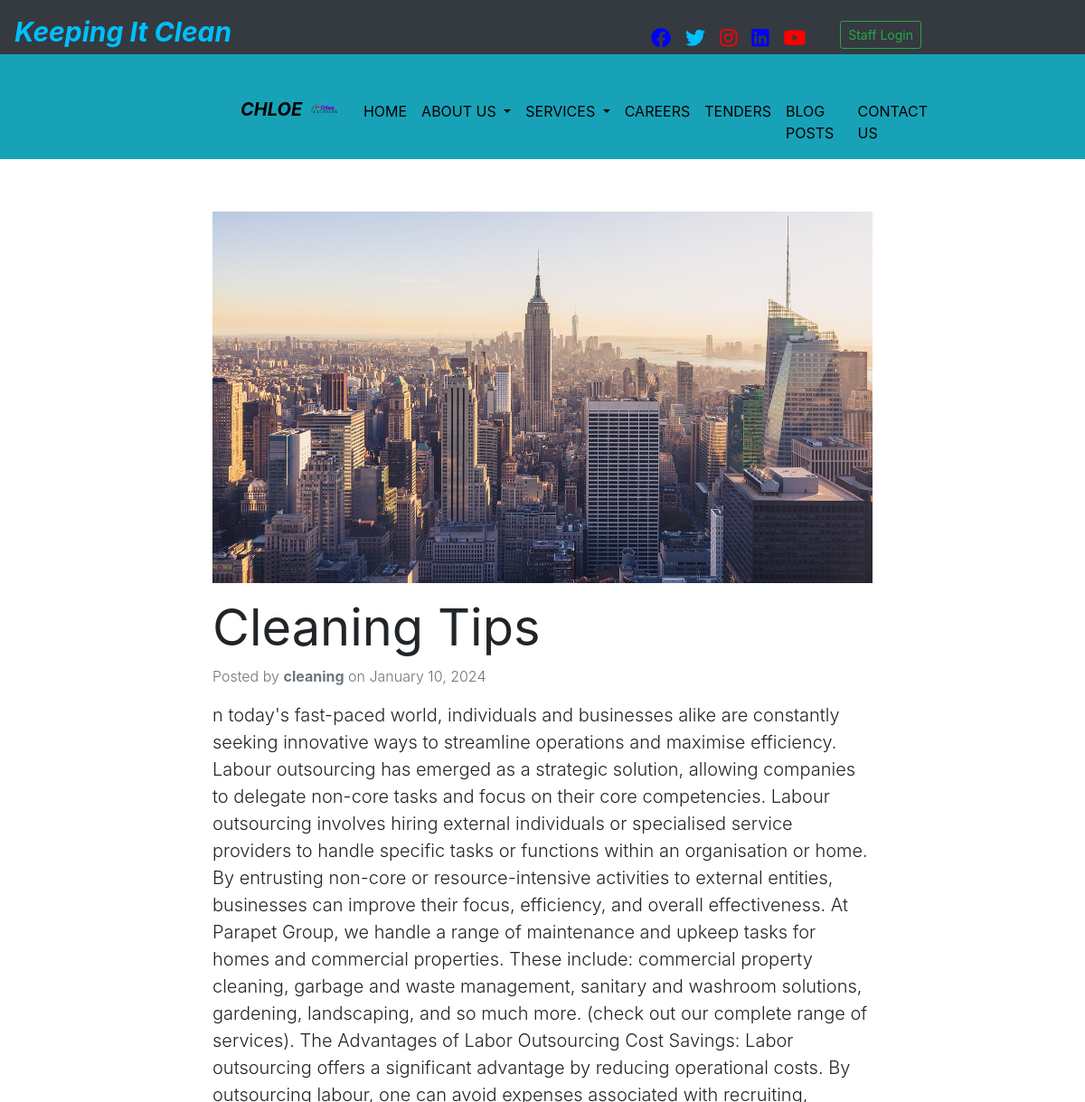
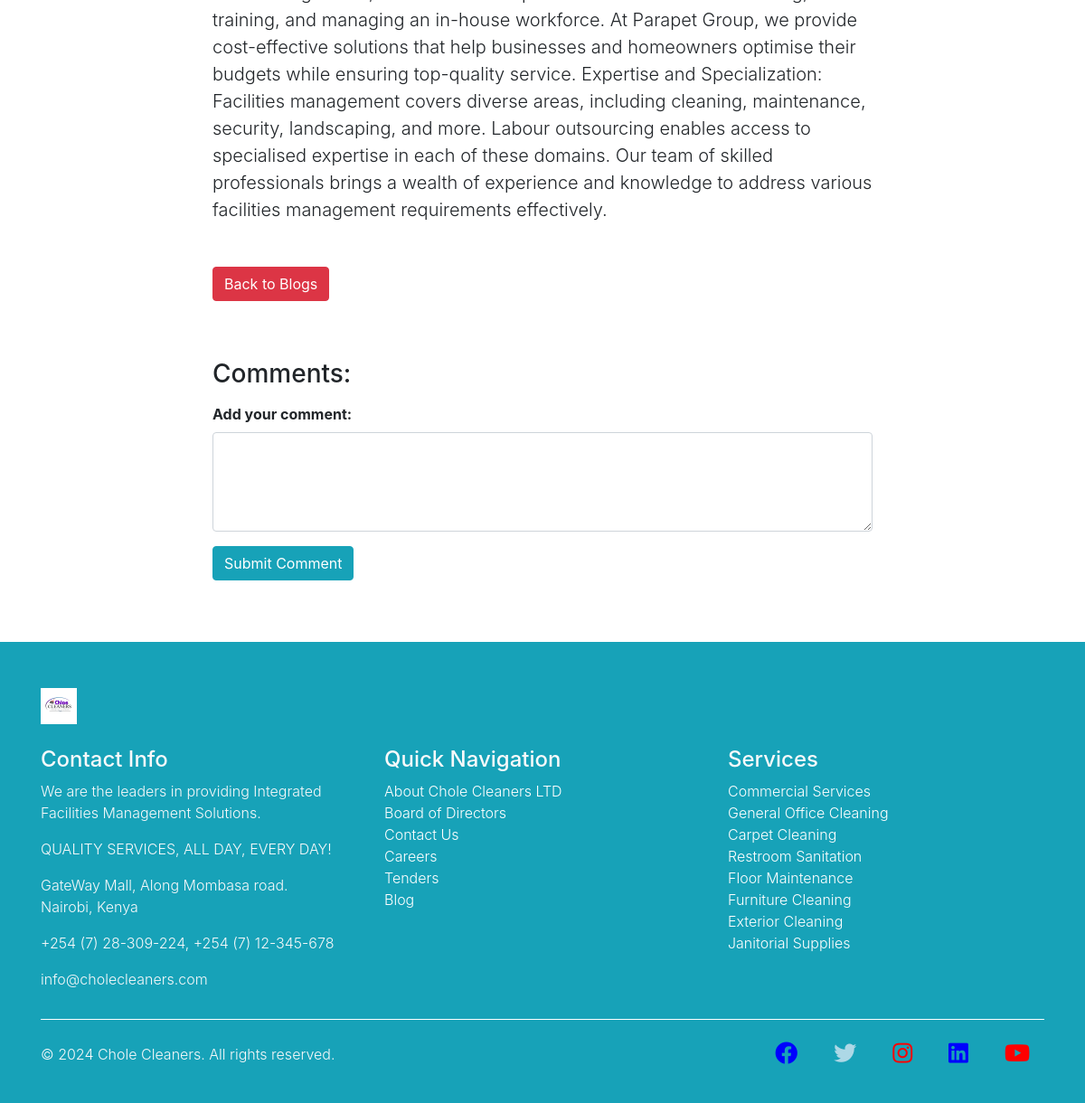
Page /blog/1/ on the committed database (2 pictures, top to bottom).
### chole_cleaners/models.py (models this page shows, shortened)
class Blog(models.Model):
    title = models.CharField(max_length=200)
    content = models.TextField()
    photo = models.ImageField(upload_to='media/', blank=True, null=True)
    author = models.ForeignKey(User, on_delete=models.CASCADE, null=True, blank=True)
    date_posted = models.DateTimeField(auto_now_add=True, null=True, blank=True)
    class Meta:
        verbose_name_plural = "Blogs"

### chole_cleaners/views.py (the view)
# urls.py: path('blog/<int:pk>/', BlogDetailView.as_view(), name='blog_detail'),
class BlogDetailView(DetailView):
    model = Blog
    template_name = 'blog_detail.html'
    context_object_name = 'blog_item'

### templates/blog_detail.html (shortened to what this page needs)
{% extends 'base.html' %}
{% block content %}
  <section id="blog-detail" class="py-5">
    <div class="container">
      <div class="row">
        <div class="col-md-8 offset-md-2">
          <article class="mb-5">
            <img src="{{ blog_item.photo.url }}" alt="{{ blog_item.title }}" class="img-fluid mb-3">
            <h2 class="display-4" style="font-weight: bolder;">{{ blog_item.title }}</h2>
            <p class="blog-meta text-muted">Posted by <span class="author font-weight-bold">{{ blog_item.author.username }}</span> on <span class="date">{{ blog_item.date_posted|date:"F d, Y" }}</span></p>
            <p class="lead">{{ blog_item.content }}</p>
          </article>
        </div>
      </div>
      <div class="row">
        <div class="col-md-8 offset-md-2">
          <a href="{% url 'blogs' %}" class="btn btn-danger mb-3">Back to Blogs</a>
          <h3 class="mt-5 mb-3">Comments:</h3>
          <form method="post" action="{% url 'add_comment' blog_item.id %}">
            <div class="form-group">
              <label for="comment" class="font-weight-bold">Add your comment:</label>
              <textarea name="comment" id="comment" class="form-control" rows="4" required></textarea>
            </div>
            <button type="submit" class="btn btn-info">Submit Comment</button>
          </form>
        </div>
      </div>
    </div>
  </section>
{% endblock %}

### templates/base.html (style rules this page uses)
body { font-style: normal; font-weight: 300; font-family-sans-serif: "Roboto",sans-serif; font-family-monospace: SFMono-Regular,Menlo,Monaco ,Consolas,"Liberation Mono","Courier New",monospace; }

### rows in the picture
Blog: photo (picture), title "Cleaning Tips", author.username "cleaning", date_posted "January 10, 2024", content "n today's fast-paced world, individuals and businesses alike are constantly seeking innovative ways to streamline operations and maximise efficiency. Labour outsourcing has emerged as a strategic solution, allowing companies to delegate non-core tasks and focus on their core competencies. Labour outsourcing involves hiring external individuals or specialised service providers to handle specific tasks or functions within an organisation or home. By entrusting non-core or resource-intensive activities to external entities, businesses can improve their focus, efficiency, and overall effectiveness. At Parapet Group, we handle a range of maintenance and upkeep tasks for homes and commercial…"
